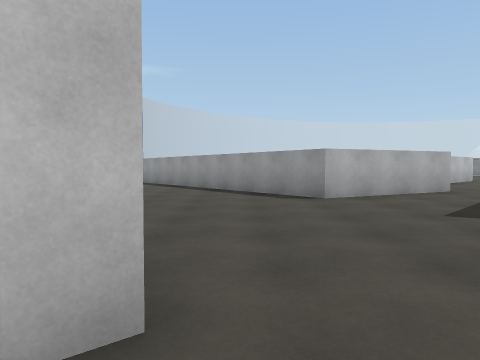
View 1 (above)

22 first-person views from a walk through a scene from a Unity 3-D project. The camera is 1.3 m above the floor, tilts 2° down and sees 70° across. The floor is counted in squares, 2 m on a side. Each view is taken from the middle of a square. On the plan, view 1 faces up. The plan holds only what a view shows up to about 10 squares ahead; the rest is blank. The place goes on beyond the plan. The player character is not drawn.

View 2
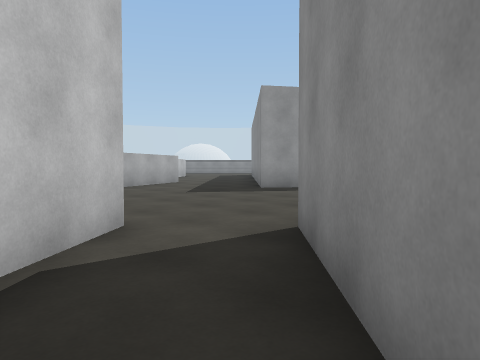

View 3
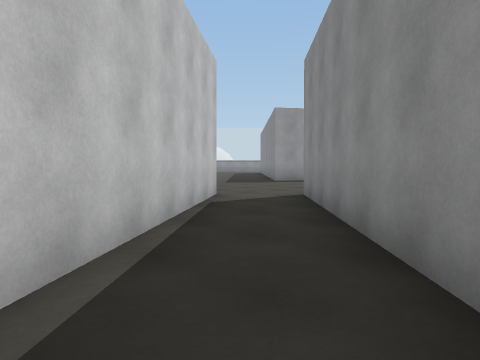

View 4
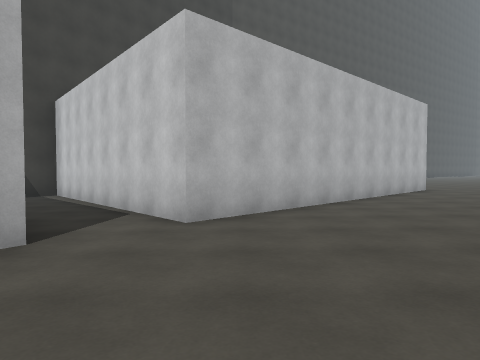

View 5
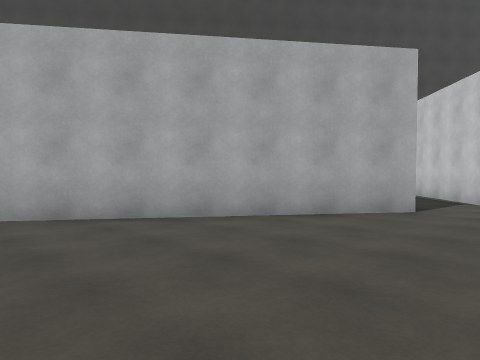

View 6
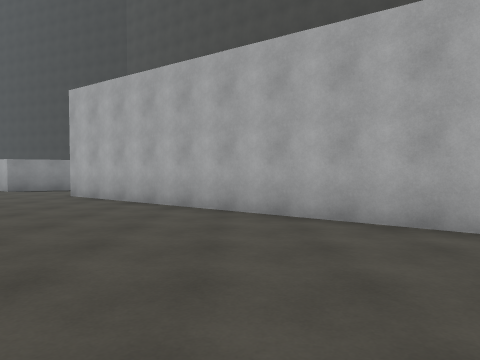

View 7
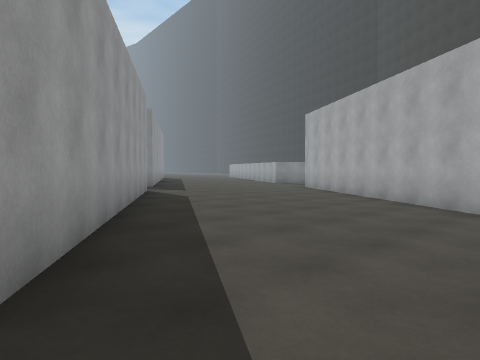

View 8
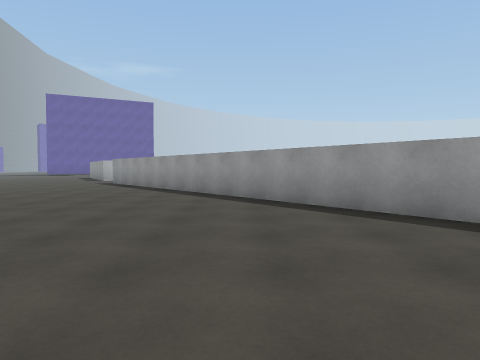

View 9
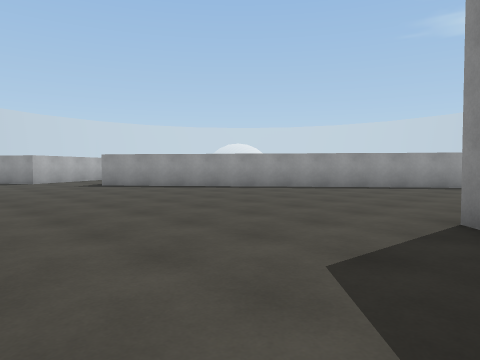

View 10
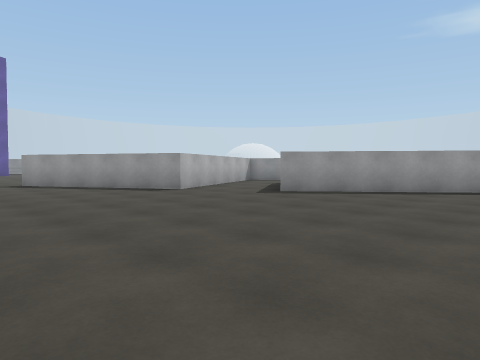

View 11
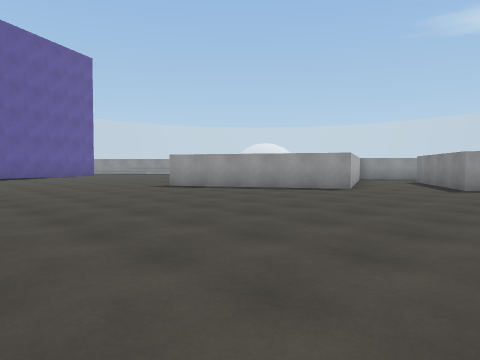

View 12
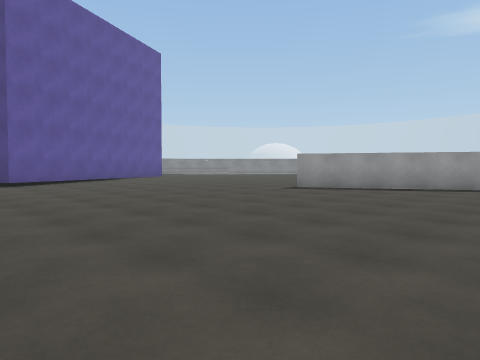

View 13
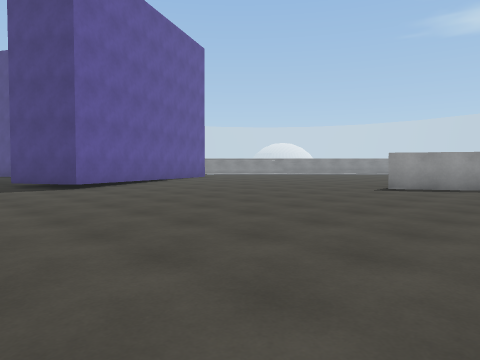

View 14
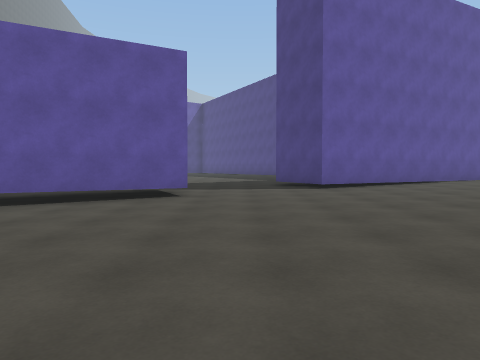

View 15
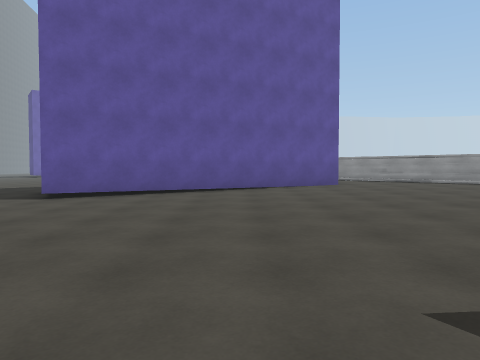

View 16
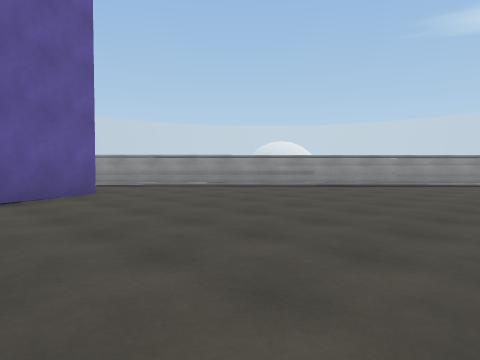

View 17
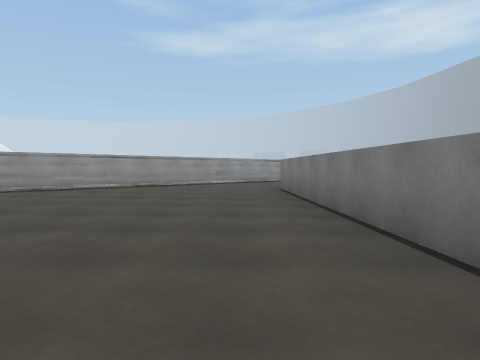

View 18
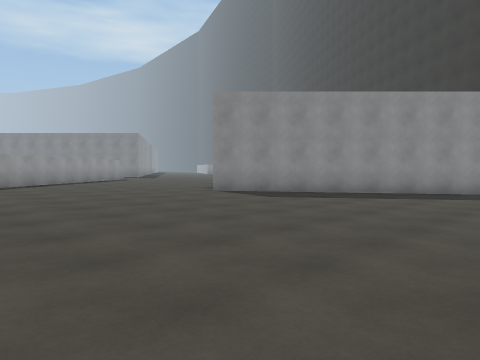

View 19
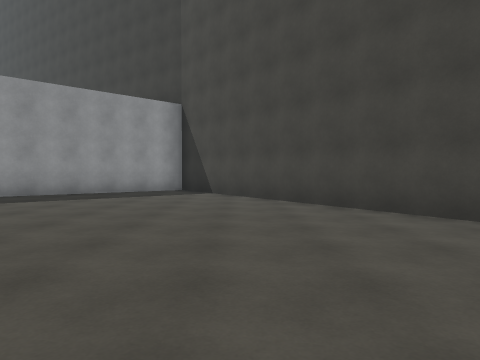

View 20
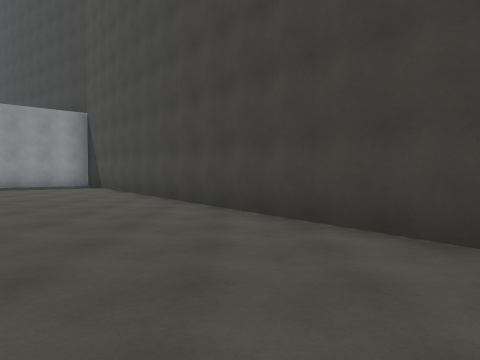

View 21
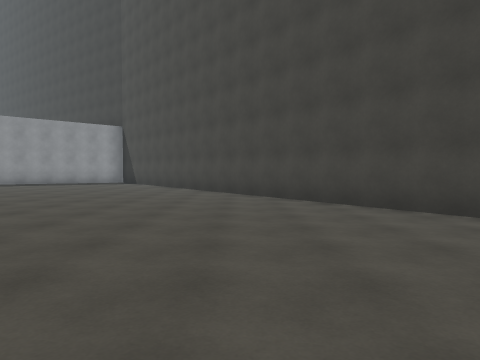

View 22
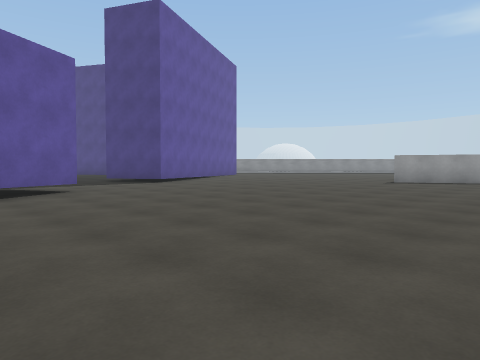

### Floor plan
Key: @ floor where view 1 was taken; # wall or solid block; . main floor; : floor 0.25 m higher than the main floor; - floor 0.25 m lower than the main floor; + floor 0.5 m higher than the main floor; ^ raised ledge.
Columns run from 22 left of view 1 to 10 right of it. Each row starts with its distance up from view 1.
 35               ##
 34               +##
 33              +++##
 32     ::    ###++++##
 31     ::# ###+++++++##
 30    :::###::++++++++##
 29    :::#:::::++++++++##
 28    ::::::::::++++++++#
 27  ##.::::::::::+++++++#
 26 ##...::::::::::+++++++
 25 ......::::::::::++++++
 24  ......::::::::::+++^+
 23  .......::::#^^^^^^^
 22 .........::::^
 21 .........::::^
 20 ..........::::^^^
 19 ...........::::::
 18   ..........:::::^
 17  -..........::::#
 16  --..........:::^
 15 ---...........:::^
 14 ----...........:::^
 13 #----...........:::^
 12 ##----..........:::^^
 11  #----...........:::^
 10  ##----...........:::^
  9   ##----...........:::^
  8    ##----...........:::^  #:
  7     ##----.....##....::^^^::
  6      #----....####....:::::
  5      ##----..##  ##....:::::
  4       ##----##    ##....:::##
  3        ##--##      ##....:::###
  2           ##        ##....::::##
  1                     ##.....::::##
  0                    ##.@#.....:::#
 -1                  ###..###.....:::
 -2                 ##-..## ##.....::
 -3                 #---##   ###....:
 -4                 #--##      ##....
 -5                             ###..
 -6                               ##.
 -7                                ##

Positions as (right, up) in squares from view 1, and headings:
1: (0, 0), facing up
2: (-2, -2), facing up-right
3: (-5, -4), facing up-right
4: (4, 2), facing left
5: (7, 2), facing down-left
6: (6, 2), facing down
7: (3, 4), facing down-right
8: (-2, 4), facing up
9: (-11, 7), facing up-right
10: (-13, 12), facing up-right
11: (-16, 15), facing up-right
12: (-18, 18), facing up-right
13: (-19, 20), facing up-right
14: (-18, 20), facing up
15: (-12, 22), facing up
16: (-12, 25), facing up-right
17: (-11, 25), facing right
18: (-14, 14), facing down-right
19: (-15, 13), facing down
20: (-19, 15), facing down
21: (-19, 19), facing down
22: (-22, 19), facing up-right
